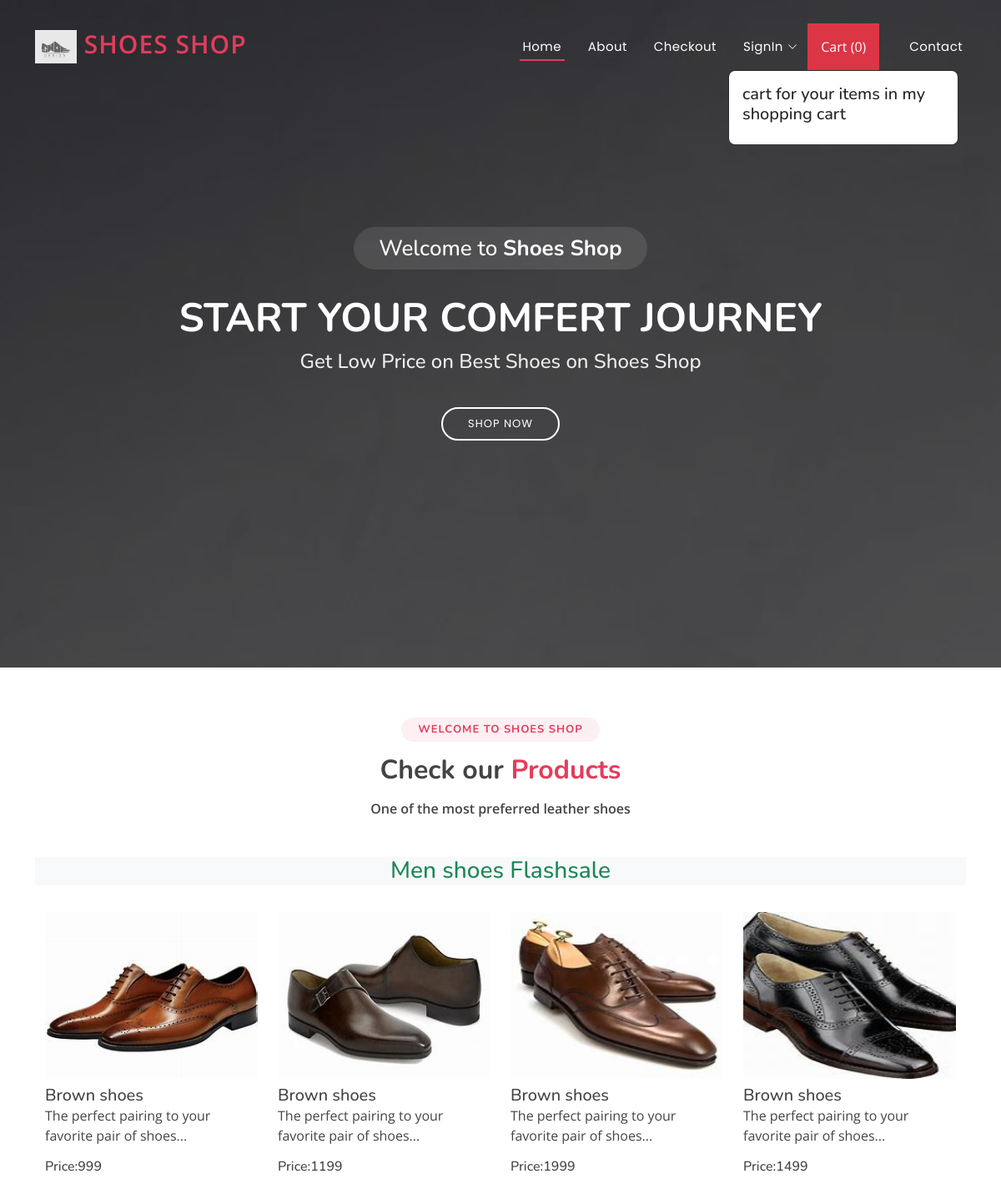
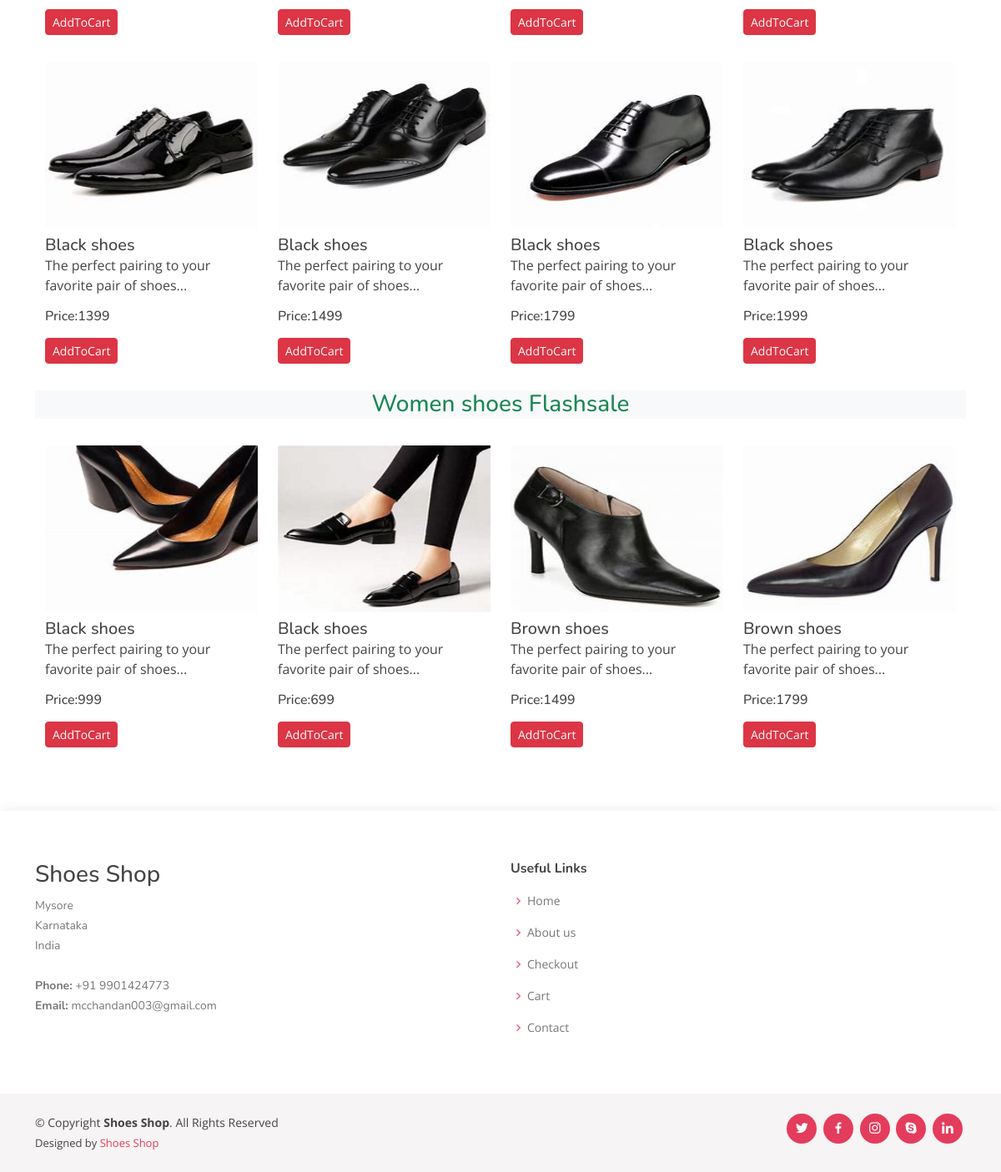
The page / on the database its author committed (2 pictures, top to bottom).
### ecommerceapp/models.py (models this page shows, shortened)
class Product(models.Model):
    product_id = models.AutoField
    product_name = models.CharField(max_length=100)
    category = models.CharField(max_length=100, default="")
    subcategory = models.CharField(max_length=50, default="")
    price = models.IntegerField(default=0)
    desc = models.CharField(max_length=300)
    image = models.ImageField(upload_to='images/images')

### ecommerceapp/views.py (the view)
# urls.py: path('', views.index, name="index"),
def index(request):
    allProds = []
    catprods = Product.objects.values('category','id')
    print(catprods)
    cats = {item['category'] for item in catprods}
    for cat in cats:
        prod= Product.objects.filter(category=cat)
        n=len(prod)
        nSlides = n // 4 + ceil((n / 4) - (n // 4))
        allProds.append([prod, range(1, nSlides), nSlides])
    params= {'allProds':allProds}
    return render(request,"index.html",params)

### templates/index.html (shortened to what this page needs)
{% extends 'base.html' %}
{% block content %}
     <h3>Welcome to <strong>Shoes Shop</strong></h3>
      <h1>Start your comfert journey</h1>
      <h2>Get Low Price on Best Shoes on Shoes Shop</h2>
      <a href="#portfolio" class="btn-get-started scrollto">Shop Now</a>
{% endblock content %}
{% block body %}
{% load static %}
<section id="portfolio" class="portfolio">
  <div class="container">
    <div class="section-title">
      <h2>Welcome to SHOES SHOP</h2>
      <h3>Check our <span>Products</span></h3>
      <p>One of the most preferred leather shoes</p>
    </div>
    {% for product, range, nSlides in allProds %}
    <h3 class="my-3 text-center text-success bg-light"> {{product.0.category}} Flashsale </h3>
    <div class="container">
      <div class="row">
        {% for i in product %}
        <div class="col-md-3 mt-3 mb-3">
          <a href="/media/{{i.image}}"> <img src="/media/{{i.image}}" class="card-img-top" alt="not found" height="200px" width="150px" /></a>
          <div class="card-body">
            <h5 class="card-title mt-2" id="namepr{{i.id}}">{{i.product_name}}</h5>
            <p class="card-text">{{i.desc|slice:"0:53"}}...</p>
            <h6 class="card-title mb-3">
              Price:<span id="pricepr{{i.id}}">{{i.price}}</span>
            </h6>
            <span id="divpr{{i.id}}" class="divpr">
              <button id="pr{{i.id}}" class="btn btn-danger cart btn-sm mt-0">
                AddToCart
              </button>
            </span>
          </div>
        </div>
        {% endfor %}
      </div>
    </div>
    {% endfor %}
  </div>
</section>
{% endblock body %}

### templates/base.html (shortened to what this page needs)
{% load static %}
<!DOCTYPE html>
<html lang="en">
<head>
  <link href="{% static '/assets/vendor/bootstrap/css/bootstrap.min.css' %}" rel="stylesheet">
  <link href="{% static '/assets/vendor/bootstrap-icons/bootstrap-icons.css' %}" rel="stylesheet">
  <link href="{% static '/assets/vendor/boxicons/css/boxicons.min.css' %}" rel="stylesheet">
  <link href="{% static '/assets/vendor/glightbox/css/glightbox.min.css' %}" rel="stylesheet">
  <link href="{% static '/assets/vendor/remixicon/remixicon.css' %}" rel="stylesheet">
  <link href="{% static '/assets/vendor/swiper/swiper-bundle.min.css' %}" rel="stylesheet">
  <link href="{% static '/assets/css/style.css' %}" rel="stylesheet">
</head>
<body>
  <header id="header" class="fixed-top ">
    <div class="container d-flex align-items-center justify-content-between">
      <a href="/" class="logo"><img src="{% static '/images/logo.png' %}" alt="" class="img-fluid" >&nbsp;Shoes Shop</a>
      <nav id="navbar" class="navbar">
        <ul>
          <li><a class="nav-link scrollto active" href="/">Home</a></li>
          <li><a class="nav-link scrollto" href="/about">About</a></li>
          <li><a class="nav-link scrollto" href="/checkout">Checkout</a></li>
          {% if request.user.is_authenticated %}
          <li><a href="/auth/logout/">Logout</a></li>
          {% else %}
          <li class="dropdown"><a href="/auth/signup/"><span>SignIn</span> <i class="bi bi-chevron-down"></i></a>
          </li>
          {% endif %}
          <button type="button" class="nav-link scrollto bg-danger p-3 m-2 text-white" id="popcart" data-container="body" data-toggle="popover"
          data-placement="bottom" data-html="true" >  Cart (<span id="cart">0</span>)
          </button>
          <li><a class="nav-link scrollto" href="/contact">Contact</a></li>
        </ul>
      </nav>
    </div>
  </header>
  <section id="hero">
    <div class="hero-container">
      {% block content %}
      {% endblock content %}
    </div>
  </section>
  <main id="main">
   {% block body %}{% endblock body %}
  </main>
  <footer id="footer">
    <div class="footer-top">
      <div class="container">
        <div class="row">
          <div class="col-lg-6 col-md-6 footer-contact">
            <h3>Shoes Shop</h3>
            <p>
              Mysore <br>
              Karnataka<br>
              India <br><br>
              <strong>Phone:</strong> +91 9901424773 <br>
              <strong>Email:</strong> mcchandan003@gmail.com<br>
            </p>
          </div>
          <div class="col-lg-6 col-md-6 footer-links">
            <h4>Useful Links</h4>
            <ul>
              <li><i class="bx bx-chevron-right"></i> <a href="#">Home</a></li>
              <li><i class="bx bx-chevron-right"></i> <a href="#">About us</a></li>
              <li><i class="bx bx-chevron-right"></i> <a href="#">Checkout</a></li>
              <li><i class="bx bx-chevron-right"></i> <a href="#">Cart</a></li>
              <li><i class="bx bx-chevron-right"></i> <a href="#">Contact</a></li>
            </ul>
          </div>
        </div>
      </div>
    </div>
    <div class="container d-md-flex py-4">
      <div class="me-md-auto text-center text-md-start">
        <div class="copyright">
          &copy; Copyright <strong><span>Shoes Shop</span></strong>. All Rights Reserved
        </div>
        <div class="credits">
          Designed by <a href="/">Shoes Shop</a>
        </div>
      </div>
      <div class="social-links text-center text-md-right pt-3 pt-md-0">
        <a href="#" class="twitter"><i class="bx bxl-twitter"></i></a>
        <a href="#" class="facebook"><i class="bx bxl-facebook"></i></a>
        <a href="#" class="instagram"><i class="bx bxl-instagram"></i></a>
        <a href="#" class="google-plus"><i class="bx bxl-skype"></i></a>
        <a href="#" class="linkedin"><i class="bx bxl-linkedin"></i></a>
      </div>
    </div>
  </footer>
</body>
</html>

### static/assets/css/style.css (style rules this page uses)
body { font-family: "Open Sans", sans-serif; color: #444444; }
a { color: #e43c5c; text-decoration: none; }
h1, h2, h3, h4, h5, h6 { font-family: "Nunito", sans-serif; }
#header { transition: all 0.5s; z-index: 997; padding: 20px 0; }
#header .logo { font-size: 30px; margin: 0; padding: 0; line-height: 1; font-weight: 600; letter-spacing: 1px; text-transform: uppercase; }
#header .logo img { max-height: 40px; }
.navbar { padding: 0; }
.navbar ul { margin: 0; padding: 0; display: flex; list-style: none; align-items: center; }
.navbar li { position: relative; }
.navbar>ul>li { white-space: nowrap; padding: 10px 0 10px 24px; }
.navbar a, .navbar a:focus { display: flex; align-items: center; justify-content: space-between; font-family: "Poppins", sans-serif; color: #fff; font-size: 15px; padding: 0 4px; white-space: nowrap; transition: 0.3s; letter-spacing: 0.4px; position: relative; }
.navbar a i, .navbar a:focus i { font-size: 12px; line-height: 0; margin-left: 5px; }
.navbar>ul>li>a:before { content: ""; position: absolute; width: 100%; height: 2px; bottom: -6px; left: 0; background-color: #e43c5c; visibility: hidden; transform: scaleX(0); transition: all 0.3s ease-in-out 0s; }
.navbar a:hover:before, .navbar li:hover>a:before, .navbar .active:before { visibility: visible; transform: scaleX(1); }
.navbar a:hover, .navbar .active, .navbar .active:focus, .navbar li:hover>a { color: #fff; }
#hero { width: 100%; height: 100vh; background: url("../../images/bg.webp") top center; background-size: cover; position: relative; }
#hero:before { content: ""; background: rgba(0, 0, 0, 0.6); position: absolute; bottom: 0; top: 0; left: 0; right: 0; }
#hero .hero-container { position: absolute; bottom: 0; top: 0; left: 0; right: 0; display: flex; justify-content: center; align-items: center; flex-direction: column; text-align: center; padding: 0 15px; }
#hero h3 { background: rgba(255, 255, 255, 0.1); color: #fff; font-size: 26px; padding: 10px 30px; margin-bottom: 30px; border-radius: 50px; }
#hero h1 { margin: 0 0 10px 0; font-size: 48px; font-weight: 700; line-height: 56px; text-transform: uppercase; color: #fff; }
#hero h2 { color: #eee; margin-bottom: 40px; font-size: 24px; }
#hero .btn-get-started { font-family: "Poppins", sans-serif; text-transform: uppercase; font-weight: 400; font-size: 13px; letter-spacing: 1px; display: inline-block; padding: 8px 30px 9px 30px; border-radius: 50px; transition: 0.5s; border: 2px solid #fff; color: #fff; }
@media (min-width: 1024px) { #hero { background-attachment: fixed; } }
section { padding: 60px 0; overflow: hidden; }
.section-title { text-align: center; padding-bottom: 30px; }
.section-title h2 { font-size: 13px; letter-spacing: 1px; font-weight: 700; padding: 8px 20px; line-height: 1; margin: 0; background: #fdeff2; color: #e43c5c; display: inline-block; text-transform: uppercase; border-radius: 50px; }
.section-title h3 { margin: 15px 0 0 0; font-size: 32px; font-weight: 700; }
.section-title h3 span { color: #e43c5c; }
.section-title p { margin: 15px auto 0 auto; font-weight: 600; }
@media (min-width: 1024px) { .section-title p { width: 50%; } }
#footer { color: #444444; font-size: 14px; background: #f6f4f4; box-shadow: 0px 2px 15px rgba(0, 0, 0, 0.1); }
#footer .footer-top { padding: 60px 0 30px 0; background: #fff; }
#footer .footer-top .footer-contact { margin-bottom: 30px; }
#footer .footer-top .footer-contact p { font-size: 14px; line-height: 24px; margin-bottom: 0; font-family: "Nunito", sans-serif; color: #777777; }
#footer .footer-top h4 { font-size: 16px; font-weight: bold; color: #444444; position: relative; padding-bottom: 12px; }
#footer .footer-top .footer-links { margin-bottom: 30px; }
#footer .footer-top .footer-links ul { list-style: none; padding: 0; margin: 0; }
#footer .footer-top .footer-links ul i { padding-right: 2px; color: #ea6981; font-size: 18px; line-height: 1; }
#footer .footer-top .footer-links ul li { padding: 10px 0; display: flex; align-items: center; }
#footer .footer-top .footer-links ul li:first-child { padding-top: 0; }
#footer .footer-top .footer-links ul a { color: #777777; transition: 0.3s; display: inline-block; line-height: 1; }
#footer .credits { padding-top: 5px; font-size: 13px; color: #444444; }
#footer .social-links a { font-size: 18px; display: inline-block; background: #e43c5c; color: #fff; line-height: 1; padding: 8px 0; margin-right: 4px; border-radius: 50%; text-align: center; width: 36px; height: 36px; transition: 0.3s; }

### rows shown on the page
Product: category "Men shoes", image (picture), product_name "Brown shoes", desc "The perfect pairing to your favorite pair of shoes", price "999"
Product: image (picture), product_name "Brown shoes", desc "The perfect pairing to your favorite pair of shoes", price "1199"
Product: image (picture), product_name "Brown shoes", desc "The perfect pairing to your favorite pair of shoes", price "1999"
Product: image (picture), product_name "Brown shoes", desc "The perfect pairing to your favorite pair of shoes", price "1499"
Product: image (picture), product_name "Black shoes", desc "The perfect pairing to your favorite pair of shoes", price "1399"
Product: image (picture), product_name "Black shoes", desc "The perfect pairing to your favorite pair of shoes", price "1499"
Product: image (picture), product_name "Black shoes", desc "The perfect pairing to your favorite pair of shoes", price "1799"
Product: image (picture), product_name "Black shoes", desc "The perfect pairing to your favorite pair of shoes", price "1999"
Product: category "Women shoes", image (picture), product_name "Black shoes", desc "The perfect pairing to your favorite pair of shoes", price "999"
Product: image (picture), product_name "Black shoes", desc "The perfect pairing to your favorite pair of shoes", price "699"
Product: image (picture), product_name "Brown shoes", desc "The perfect pairing to your favorite pair of shoes", price "1499"
Product: image (picture), product_name "Brown shoes", desc "The perfect pairing to your favorite pair of shoes", price "1799"
